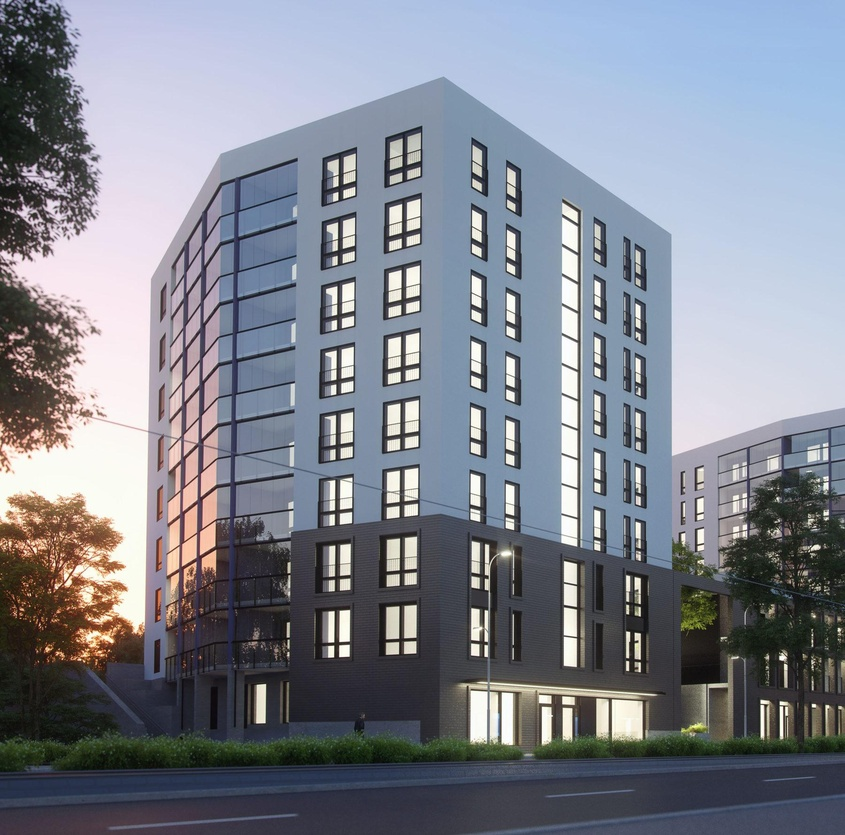
#> input picture img/building1.jpg, 845 x 835 px, shrunk from 1800 x 1777 before the run
$ python 09_TemplateMatching.py
#> lines starting #> are read from the running program, lines starting #| are printed output that depends on the picture; after the words box and inside, x2 and y2 are one past the last pixel; in counts of white or black regions, pixels touching at a corner belong together
import numpy as np
import cv2 as cv
import matplotlib.pyplot as plt

# for finding similar objects
image = cv.imread("./img/building1.jpg", 0)
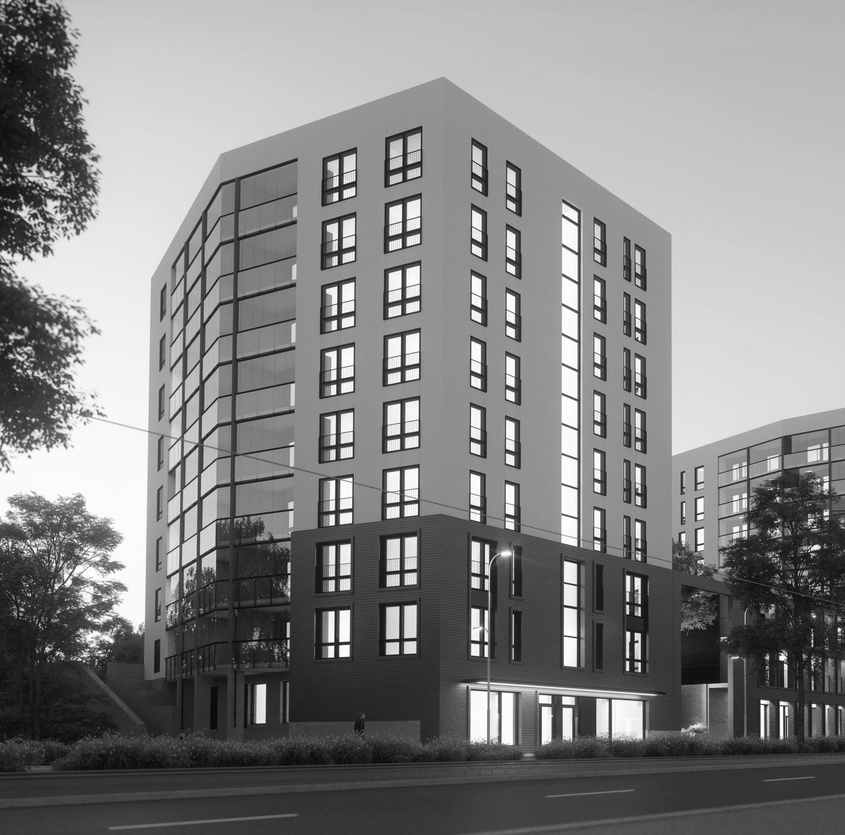
#> image: shape (835, 845); min 4, max 255, mean 132
template = cv.imread("./img/building1_temp.jpg", 0)
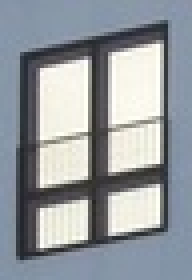
#> input picture img/building1_temp.jpg, 48 x 70 px, shrunk from 103 x 148 before the run (shown 4 times larger)
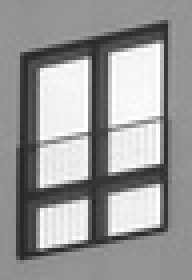
#> template: shape (70, 48) (shown 4 times larger); min 37, max 255, mean 153

w,h = template.shape
#> w = 70; h = 48

result = cv.matchTemplate(image, template, cv.TM_CCOEFF_NORMED)
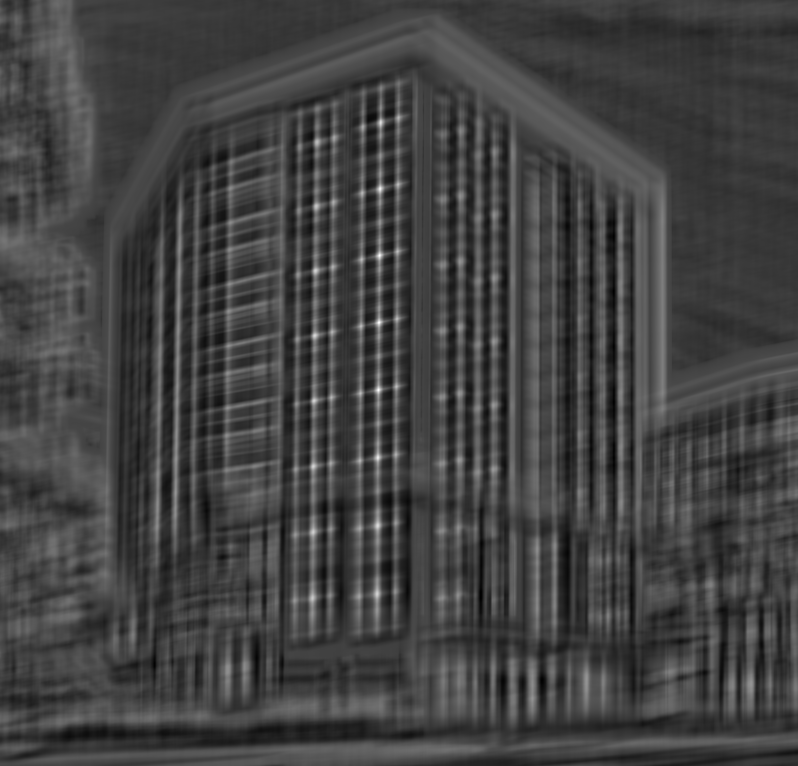
#> result: shape (766, 798) float32; min -0.344, max 0.971, mean -0.00119; drawn with min black and max white

threshold = 0.7
locations = np.where(result >= threshold)
#> locations = 84 positions, rows 121 to 594, columns 312 to 381

for point in zip(*locations[::-1]):
    cv.rectangle(image, point, (point[0] + h, point[1] + w), (255,255,0), 2)
#> this loop made 84 passes
#> point on passes 1 to 12: (380, 121), (380, 122), (381, 122), (380, 123), (380, 124), (379, 187), (380, 187), (379, 188), (380, 188), (381, 188), (379, 189), (380, 189)
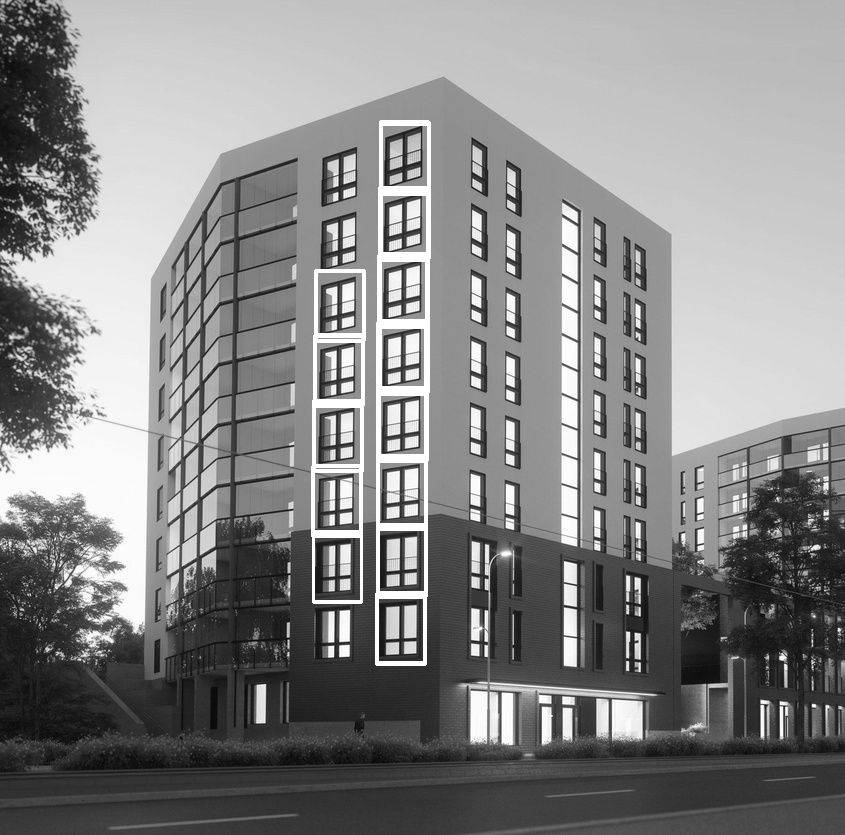
#> image: shape (835, 845); 1.81% of pixels changed, all inside (x1, y1, x2, y2) = (311, 120, 431, 666)

plt.imshow(image)
plt.show()
